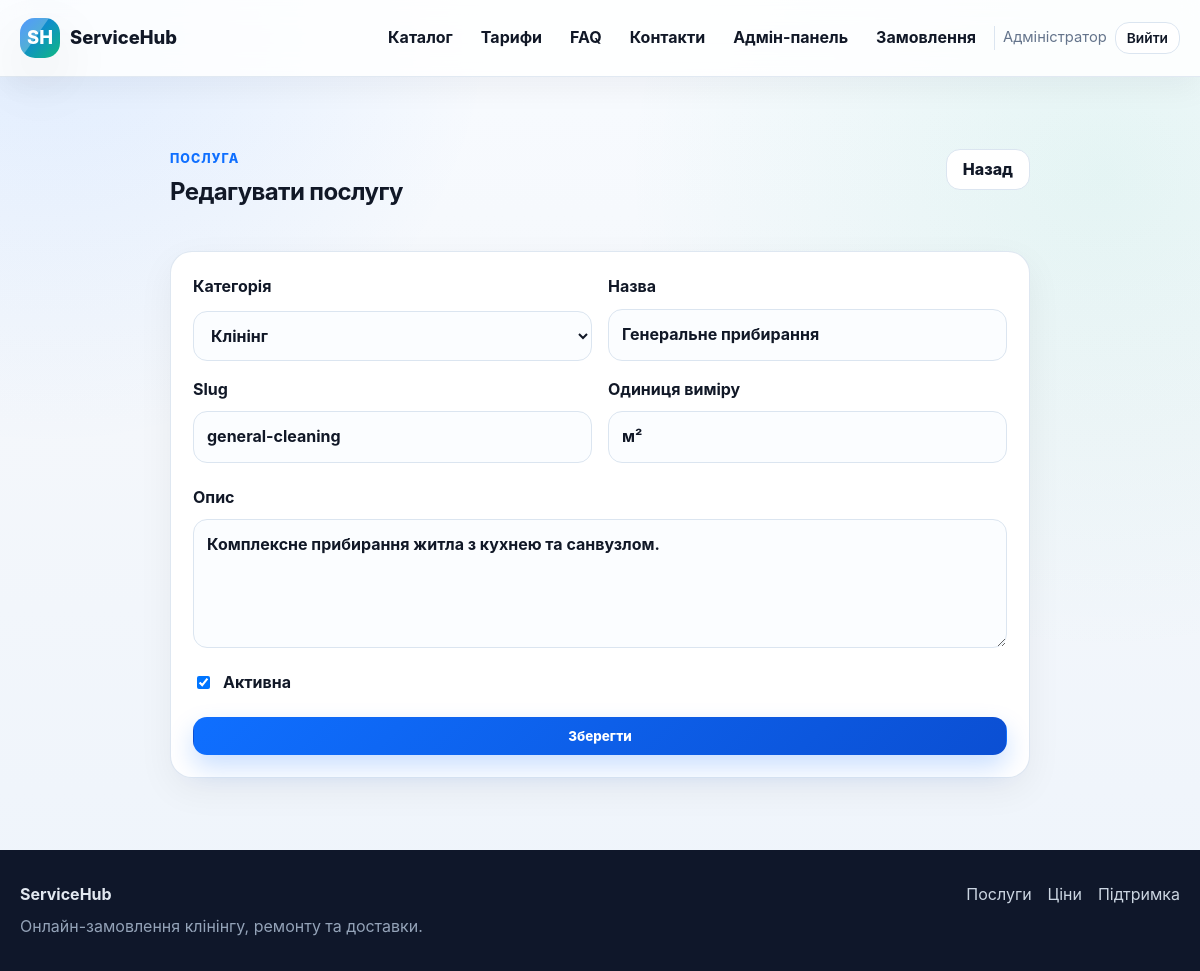
/admin/services/1/edit (signed in), run on the app's committed database.
### tables this page shows
CREATE TABLE users (
    id INTEGER PRIMARY KEY AUTOINCREMENT,
    role TEXT NOT NULL CHECK (role IN ('client', 'worker', 'admin')),
    full_name TEXT NOT NULL,
    email TEXT NOT NULL UNIQUE,
    password_hash TEXT NOT NULL,
    phone TEXT,
    city TEXT,
    address TEXT,
    specialization TEXT,
    service_area TEXT,
    schedule TEXT,
    price_text TEXT,
    is_blocked INTEGER NOT NULL DEFAULT 0,
    created_at TEXT NOT NULL DEFAULT CURRENT_TIMESTAMP
);

CREATE TABLE services (
    id INTEGER PRIMARY KEY AUTOINCREMENT,
    category_id INTEGER NOT NULL,
    name TEXT NOT NULL,
    slug TEXT NOT NULL,
    description TEXT,
    unit_label TEXT,
    is_active INTEGER NOT NULL DEFAULT 1,
    created_at TEXT NOT NULL DEFAULT CURRENT_TIMESTAMP,
    FOREIGN KEY (category_id) REFERENCES categories(id) ON DELETE RESTRICT,
    UNIQUE (category_id, slug)
);

CREATE TABLE categories (
    id INTEGER PRIMARY KEY AUTOINCREMENT,
    name TEXT NOT NULL UNIQUE,
    slug TEXT NOT NULL UNIQUE,
    description TEXT,
    is_active INTEGER NOT NULL DEFAULT 1,
    created_at TEXT NOT NULL DEFAULT CURRENT_TIMESTAMP
);

### app.py (the view, shortened to what this page needs)
@app.route("/admin/services/<int:service_id>/edit", methods=("GET", "POST"))
@role_required("admin")
def admin_service_edit(service_id: int):
    service = db_one("SELECT * FROM services WHERE id = ?", (service_id,))
    if not service:
        abort(404)
    categories = db_all("SELECT * FROM categories ORDER BY name")
    return render_template("admin/service_form.html", service=service, categories=categories)

### app.py (called while the page is built)
def get_db() -> sqlite3.Connection:
    if "db" not in g:
        db = sqlite3.connect(app.config["DATABASE"])
        db.row_factory = sqlite3.Row
        db.execute("PRAGMA foreign_keys = ON")
        g.db = db
    return g.db

def db_one(query: str, params: tuple = ()) -> sqlite3.Row | None:
    return get_db().execute(query, params).fetchone()

def db_all(query: str, params: tuple = ()) -> list[sqlite3.Row]:
    return get_db().execute(query, params).fetchall()

def current_user() -> sqlite3.Row | None:
    user_id = session.get("user_id")
    if not user_id:
        return None
    return db_one("SELECT * FROM users WHERE id = ?", (user_id,))

@app.before_request
def load_logged_in_user():
    g.user = current_user()
    if g.user and g.user["is_blocked"] and request.endpoint not in {"logout", "static"}:
        session.clear()
        g.user = None
        flash("Ваш обліковий запис заблоковано адміністратором.", "danger")
        return redirect(url_for("login"))
    return None

@app.context_processor
def inject_globals() -> dict:
    return {
        "current_user": getattr(g, "user", None),
        "roles": ROLES,
        "specializations": SPECIALIZATIONS,
        "order_statuses": ORDER_STATUSES,
        "worker_status_options": WORKER_STATUS_OPTIONS,
        "format_datetime": format_datetime,
        "money": money,
        "role_label": role_label,
        "spec_label": spec_label,
        "active_label": active_label,
        "status_class": status_class,
        "payment_status_label": payment_status_label,
        "payment_status_class": payment_status_class,
    }

def role_required(*roles_required: str):
    def decorator(view):
        @wraps(view)
        def wrapped_view(*args, **kwargs):
            if g.user is None:
                flash("Спочатку увійдіть у систему.", "warning")
                return redirect(url_for("login", next=request.path))
            if g.user["role"] not in roles_required:
                abort(403)
            return view(*args, **kwargs)
        return wrapped_view
    return decorator

### templates/admin/service_form.html (shortened to what this page needs)
{% extends 'base.html' %}
{% block content %}
<section class="section">
    <div class="container narrow">
        <div class="section-head"><div><div class="eyebrow">Послуга</div><h1>{{ 'Редагувати послугу' if service else 'Нова послуга' }}</h1></div><a class="btn btn-outline" href="{{ url_for('admin_services') }}">Назад</a></div>
        <form class="card form-card" method="post">
            <div class="form-grid two">
                <label>Категорія
                    <select name="category_id" required>
                        {% for category in categories %}<option value="{{ category.id }}" {% if service and service.category_id == category.id %}selected{% endif %}>{{ category.name }}</option>{% endfor %}
                    </select>
                </label>
                <label>Назва<input type="text" name="name" value="{{ service.name if service else '' }}" required></label>
                <label>Slug<input type="text" name="slug" value="{{ service.slug if service else '' }}"></label>
                <label>Одиниця виміру<input type="text" name="unit_label" value="{{ service.unit_label if service else 'од.' }}"></label>
            </div>
            <label>Опис<textarea name="description" rows="4">{{ service.description if service else '' }}</textarea></label>
            <label class="check-line"><input type="checkbox" name="is_active" value="1" {% if not service or service.is_active %}checked{% endif %}> Активна</label>
            <button class="btn btn-primary" type="submit">Зберегти</button>
        </form>
    </div>
</section>
{% endblock %}

### templates/base.html (shortened to what this page needs)
<!doctype html>
<html lang="uk">
<head>
    <link rel="stylesheet" href="{{ url_for('static', filename='css/style.css') }}">
</head>
<body>
<header class="site-header">
    <div class="container header-inner">
        <a class="brand" href="{{ url_for('home') }}">
            <span class="brand-mark">SH</span>
            <span>ServiceHub</span>
        </a>
        <nav class="nav" data-nav>
            <a href="{{ url_for('catalog') }}">Каталог</a>
            <a href="{{ url_for('prices_public') }}">Тарифи</a>
            <a href="{{ url_for('faq') }}">FAQ</a>
            <a href="{{ url_for('contacts') }}">Контакти</a>
            {% if current_user %}
                {% if current_user.role == 'client' %}
                    <a href="{{ url_for('client_dashboard') }}">Кабінет</a>
                    <a class="btn btn-sm btn-primary" href="{{ url_for('client_create_order') }}">Замовити</a>
                {% elif current_user.role == 'worker' %}
                    <a href="{{ url_for('worker_dashboard') }}">Кабінет</a>
                    <a href="{{ url_for('worker_available_orders') }}">Доступні заявки</a>
                {% elif current_user.role == 'admin' %}
                    <a href="{{ url_for('admin_dashboard') }}">Адмін-панель</a>
                    <a href="{{ url_for('admin_orders') }}">Замовлення</a>
                {% endif %}
                <span class="nav-user">{{ current_user.full_name }}</span>
                <a class="btn btn-sm btn-outline" href="{{ url_for('logout') }}">Вийти</a>
            {% else %}
                <a href="{{ url_for('login') }}">Вхід</a>
                <a class="btn btn-sm btn-primary" href="{{ url_for('register') }}">Реєстрація</a>
            {% endif %}
        </nav>
    </div>
</header>
<main class="page">
    {% block content %}{% endblock %}
</main>
<footer class="site-footer">
    <div class="container footer-inner">
        <div>
            <strong>ServiceHub</strong>
            <p>Онлайн-замовлення клінінгу, ремонту та доставки.</p>
        </div>
        <div class="footer-links">
            <a href="{{ url_for('catalog') }}">Послуги</a>
            <a href="{{ url_for('prices_public') }}">Ціни</a>
            <a href="{{ url_for('contacts') }}">Підтримка</a>
        </div>
    </div>
</footer>
</body>
</html>

### data on the page
users: full_name "Адміністратор"
services: category_id "Клінінг", name "Генеральне прибирання", slug "general-cleaning", unit_label "м²", description "Комплексне прибирання житла з кухнею та санвузлом.", is_active "☑"

### other printed values
{{ 'Редагувати послугу' if service else 'Нова послуга' }} "Редагувати послугу"
